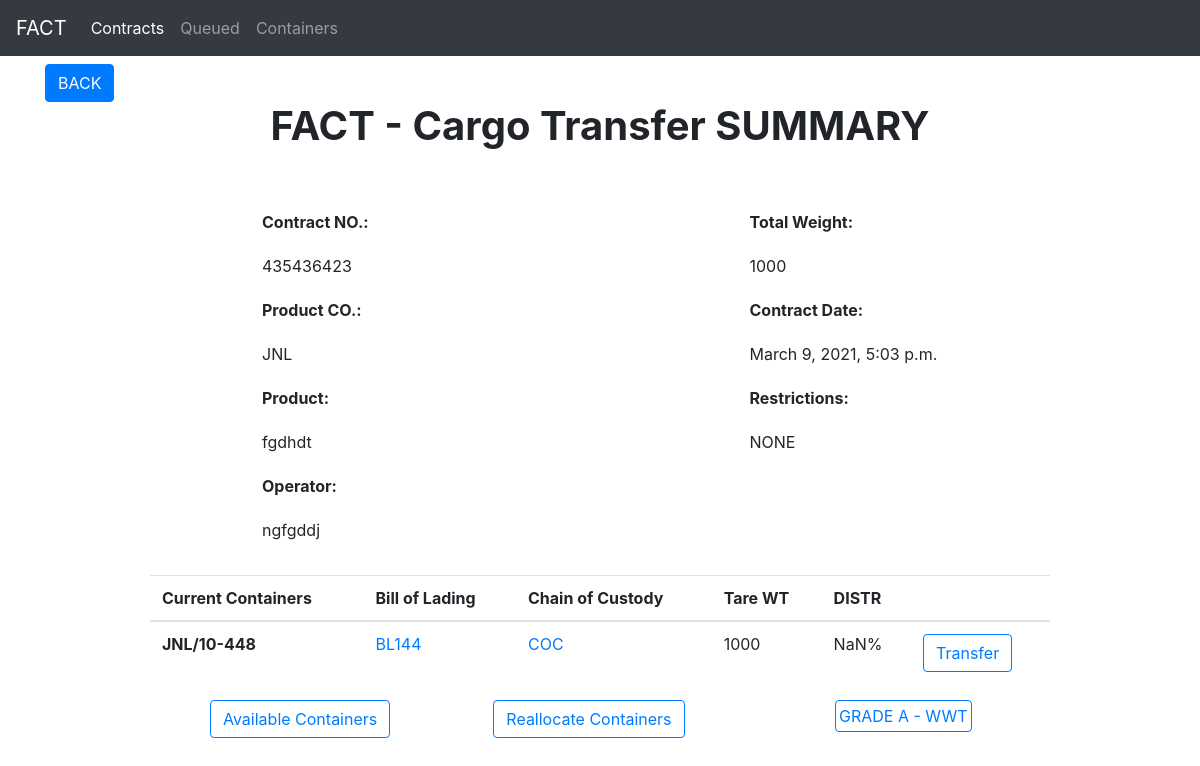
The app's page /contract/5/, older data.
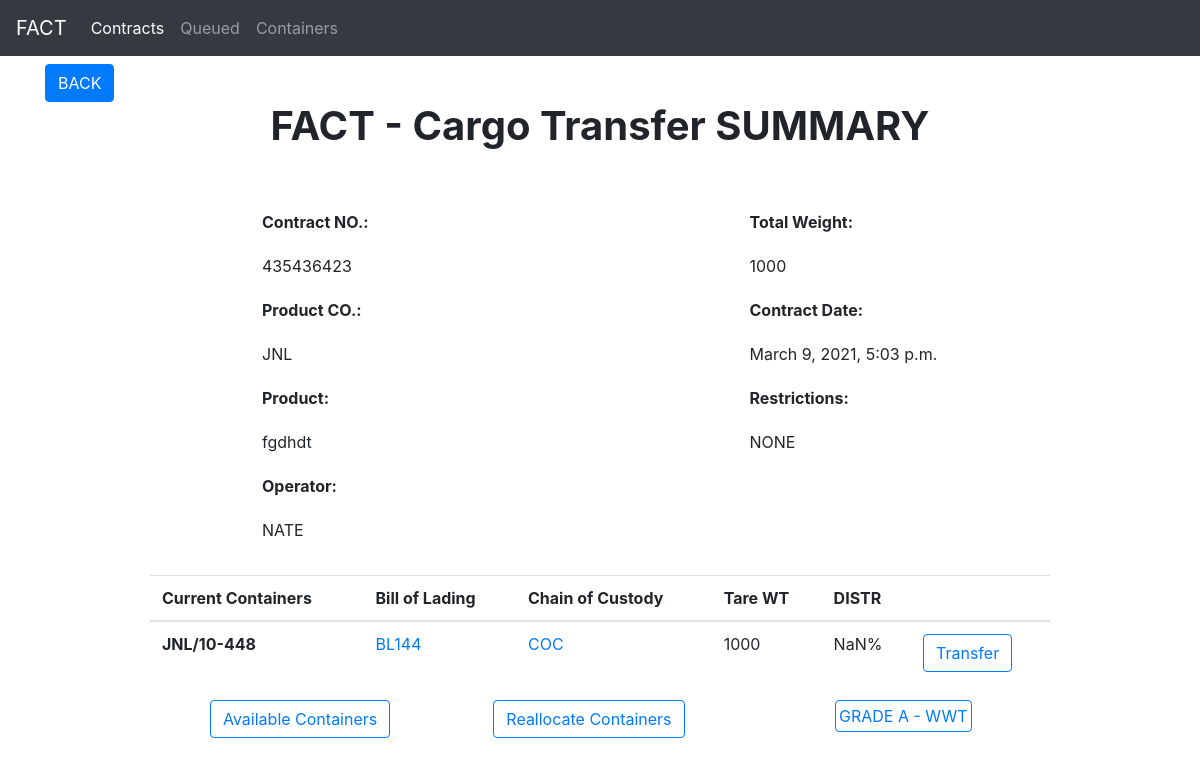
The same page, newer data.
### contracts/models.py (models this page shows, shortened)
class Contract(models.Model):
    contract_number = models.CharField(max_length=10)
    company_code = models.CharField(max_length=3)
    product = models.CharField(max_length=25)
    operator = models.CharField(max_length=50)
    total_weight = models.PositiveIntegerField()
    contract_date = models.DateTimeField(default=timezone.now)
    restrictions = models.CharField(max_length=20)
    curr_containers = models.JSONField(null=True, blank=True)
    pend_containers = models.JSONField(null=True, blank=True)
    contract_date_updated_at = models.DateTimeField(auto_now=True)

### pages/views.py (the view)
# urls.py: path("contract/<int:pk>/", ContractDetailView.as_view(), name="contract_detail"),
class ContractDetailView(DetailView):
    model = Contract
    template_name = 'summary.html'

### templates/summary.html (shortened to what this page needs)
{% extends 'base.html' %}
{% block content %}
<a href="{% url 'contracts' %}" class="btn btn-primary" role="button">BACK</a>
<div id="__pending">
    <h1 id="title"><b>FACT - Cargo Transfer SUMMARY</b></h1>
    <section id="contract-info">
      <div class="info-field">
        <p><b>Contract NO.:</b></p>
        <p>{{ contract.contract_number }}</p>
      </div>
      <div class="info-field">
        <p><b>Total Weight:</b></p>
        <p>{{ contract.total_weight }}</p>
      </div>
      <div class="info-field">
        <p><b>Product CO.:</b></p>
        <p>{{ contract.company_code }}</p>
      </div>
      <div class="info-field">
        <p><b>Contract Date:</b></p>
        <p>{{ contract.contract_date }}</p>
      </div>
      <div class="info-field">
        <p><b>Product:</b></p>
        <p>{{ contract.product }}</p>
      </div>
      <div class="info-field">
        <p><b>Restrictions:</b></p>
        <p>{{contract.restrictions}}</p>
      </div>
      <div class="info-field">
        <p><b>Operator:</b></p>
        <p>{{ contract.operator }}</p>
      </div>
  </section>
<table class="table ">
  <thead>
    <tr>
       {% if contract.curr_containers != null %}
      <th scope="col">Current Containers</th>
      <th scope="col">Bill of Lading</th>
      <th scope="col">Chain of Custody</th>
      <th scope="col">Tare WT</th>
      <th scope="col">DISTR</th>
      <th> </th>
    </tr>
  </thead>
  <tbody>
    {% for master_container in contract.curr_containers %}
    {% for container in master_container.distribution %}
    <tr class="curr-containers">
      <th scope="row">{{ container.container }}</th>
      <td><a
                href="https://images.sampleforms.com/wp-content/uploads/2016/11/Blank-Bill-of-Lading-Form.jpg" target="_blank"
                >BL144</a
              ></td>
      <td><a href="https://www.pdffiller.com/preview/0/967/967335/large.png" target="_blank"
                >COC</a
              ></td>
      <td class="curr-container-weight">{{ container.weight }}</td>
      <td><p class="curr-container-percent"></p></td>
      <td><a href="{% url 'queue' contract.id container.container|urlencode:"" %}" class="btn btn-outline-primary" role="button">Transfer</a></td>
    </tr>
    {% endfor %}
    {% endfor %}
    {% endif %}
  </tbody>
</table>
<section id="hyperlinks">
  <div class="container">
    <div class="row">
      <div class="col-sm ">
        <a href="{% url 'containers' %}" class="btn btn-outline-primary" role="button">Available Containers</a>
      </div>
      <div class="col-sm">
        <a href="{% url 'reallocate' contract.id %}" class="btn btn-outline-primary" role="button">Reallocate Containers</a>
      </div>
      <div class="col-sm ">
        <p class="align-center">
           <a id="back" href="{% url 'grade_a'  %}" class="btn btn-outline-primary" role="button">GRADE A - WWT</a>
        </p>
      </div>
    </div>
  </div>
</section>
{% endblock content %}

Row changes from the older to the newer data that the page shows:
changed Contract "JNL": operator "ngfgddj" → "NATE"
